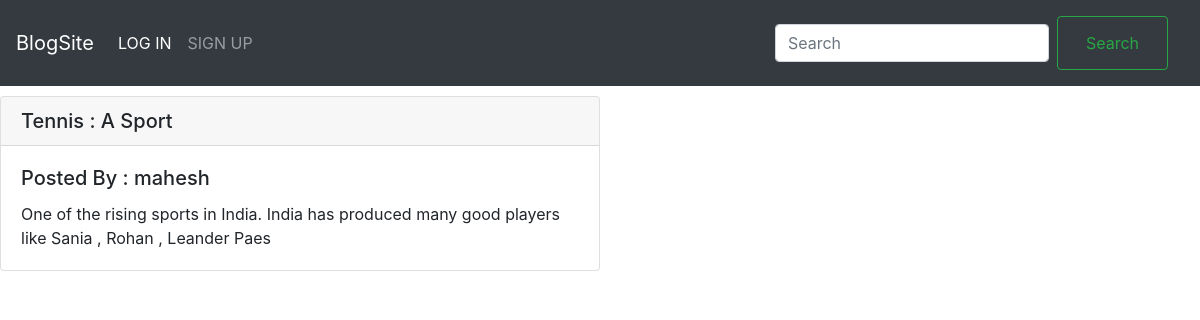
The app's page /posts/id/3 with its own data.
### home/models.py (models this page shows, shortened)
class Post(models.Model) :
    title = models.CharField(max_length=150)
    content = models.TextField()
    timestamp = models.DateTimeField(default=timezone.now())
    posted_by = models.ForeignKey(User,on_delete=models.CASCADE)

### home/views.py (the view)
# urls.py: path('posts/id/<int:post_id>',views.filter_by_id,name="id_filter"),
def filter_by_id(req,post_id) :
    posts = Post.objects.filter(id=post_id)
    return render(req,'home/index.html',{'posts' : posts})

### home/templates/home/index.html (shortened to what this page needs)
<!DOCTYPE html>
<html>
    <head>
        {%load static%}
        <link rel="stylesheet" href="https://stackpath.bootstrapcdn.com/bootstrap/4.3.1/css/bootstrap.min.css">
        <link rel="stylesheet" href="{%static "home/css/styles1.css"%}">
    </head>
    <body>
        <nav class="navbar navbar-expand-lg navbar-dark bg-dark" id="nav_post">
            <a class="navbar-brand" href="#">BlogSite</a>
            <div class="collapse navbar-collapse" id="navbarSupportedContent">
              <ul class="navbar-nav mr-auto">
                <li class="nav-item active">
                  <a class="nav-link" href="{%url 'home:login'%}">LOG IN<span class="sr-only">(current)</span></a>
                </li>
                <li class="nav-item">
                  <a class="nav-link" href="{%url 'home:signup'%}">SIGN UP</a>
                </li>
              </ul>
              <nav class="navbar navbar-dark bg-dark">
                <form class="form-inline">
                  <input class="form-control mr-sm-2" type="search" placeholder="Search" aria-label="Search">
                  <button class="btn btn-outline-success my-2 my-sm-0" type="submit">
                    <a class="nav-link">Search</a></button>
                </form>
              </nav>
            </div>
          </nav>
          {%for post in posts%}
          <div class="card" id="new_blog">
            <h5 class="card-header">{{post.title}}</h5>
            <div class="card-body">
              <h5 class="card-title">Posted By : {{post.posted_by}}</h5>
              <p class="card-text">{{post.content}}</p>
            </div>
          </div>
          {% endfor %}
    </body>
</html>

### home/static/home/css/styles1.css (style rules this page uses)
#nav_post { height: 14%; }
#new_blog { margin-top : 10px; width: 50%; }

### records on screen
Post: title "Tennis : A Sport", posted_by "mahesh", content "One of the rising sports in India. India has produced many good players like Sania , Rohan , Leander Paes"
